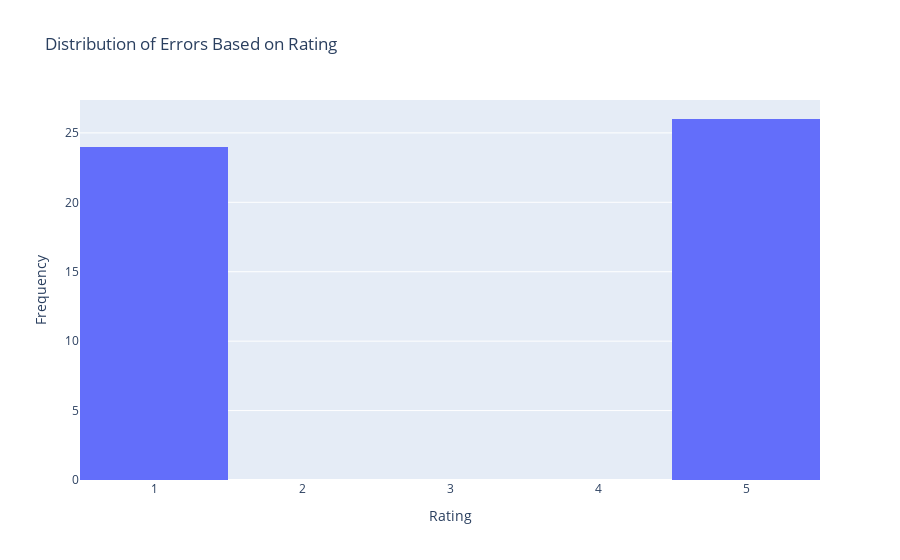

Here is the notebook cell this chart was saved with:
### Code cell
fig=px.histogram(top_errors['Rating'],x='Rating',nbins=5,title='Distribution of Errors Based on Rating')
fig.update_layout(xaxis_title='Rating',
                 yaxis_title='Frequency')

fig.show()

### Figure 1 — Plotly figure (JSON) as saved in the notebook; plotly's stock layout.template omitted (floating-point values rounded to 4 significant figures)
{"data": [{"alignmentgroup": "True", "bingroup": "x", "hovertemplate": "Rating=%{x}<br>count=%{y}<extra></extra>", "legendgroup": "", "marker": {"color": "#636efa", "pattern": {"shape": ""}}, "name": "", "nbinsx": 5, "offsetgroup": "", "orientation": "v", "showlegend": false, "type": "histogram", "x": [5, 5, 1, 1, 5, 1, 1, 5, 5, 5, 1, 1, 1, 5, 5, 1, 5, 1, 5, 1, 1, 5, 1, 1, 1, 1, 5, 1, 5, 5, 1, 5, 1, 5, 5, 1, 1, 1, 5, 5, 1, 1, 1, 5, 5, 5, 5, 5, 5, 5], "xaxis": "x", "yaxis": "y"}], "layout": {"autosize": true, "barmode": "relative", "legend": {"tracegroupgap": 0}, "title": {"text": "Distribution of Errors Based on Rating"}, "xaxis": {"anchor": "y", "autorange": true, "domain": [0, 1], "range": [0.5, 5.5], "title": {"text": "Rating"}, "type": "linear"}, "yaxis": {"anchor": "x", "autorange": true, "domain": [0, 1], "range": [0, 27.37], "title": {"text": "Frequency"}}}}
